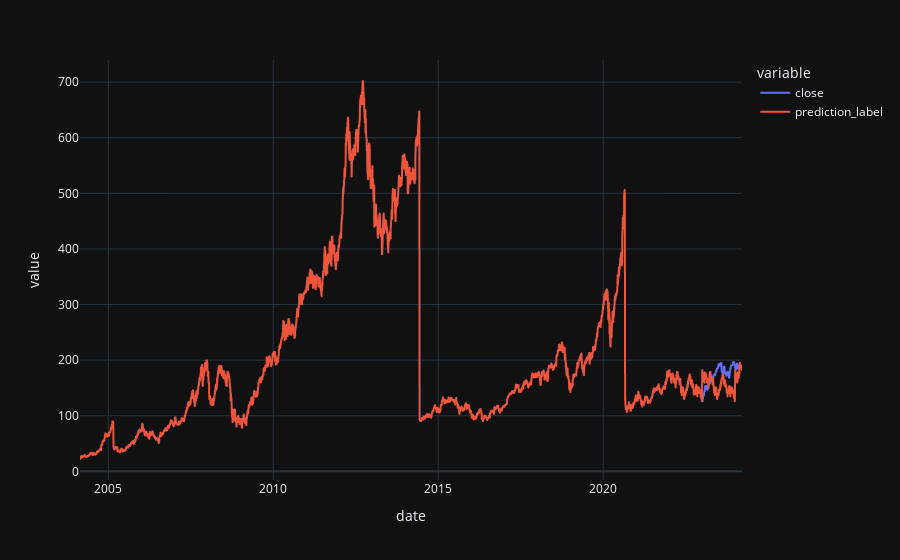

Here is the notebook cell this chart was saved with:
### Code cell
concat_df = pd.concat([predictions, predictions_future], axis=0)

# Set the index of concat_df to the date column
concat_df.set_index('date', inplace=True)

# Plot the data
fig = px.line(concat_df, x=concat_df.index, y=["close", "prediction_label"], template='plotly_dark')
fig.show()

### Figure 1 — Plotly figure (JSON) as saved in the notebook; plotly's stock layout.template omitted (floating-point values rounded to 4 significant figures; data arrays with more than 128 entries replaced by an {"elided": "..."} marker saying what was removed)
{"data": [{"hovertemplate": "variable=close<br>date=%{x}<br>value=%{y}<extra></extra>", "legendgroup": "close", "line": {"color": "#636efa", "dash": "solid"}, "marker": {"symbol": "circle"}, "mode": "lines", "name": "close", "showlegend": true, "type": "scattergl", "x": {"elided": "5062 str values"}, "xaxis": "x", "y": {"elided": "5062 float values"}, "yaxis": "y"}, {"hovertemplate": "variable=prediction_label<br>date=%{x}<br>value=%{y}<extra></extra>", "legendgroup": "prediction_label", "line": {"color": "#EF553B", "dash": "solid"}, "marker": {"symbol": "circle"}, "mode": "lines", "name": "prediction_label", "showlegend": true, "type": "scattergl", "x": {"elided": "5062 str values"}, "xaxis": "x", "y": {"elided": "5062 float values"}, "yaxis": "y"}], "layout": {"legend": {"title": {"text": "variable"}, "tracegroupgap": 0}, "margin": {"t": 60}, "xaxis": {"anchor": "y", "domain": [0, 1], "title": {"text": "date"}}, "yaxis": {"anchor": "x", "domain": [0, 1], "title": {"text": "value"}}}}
